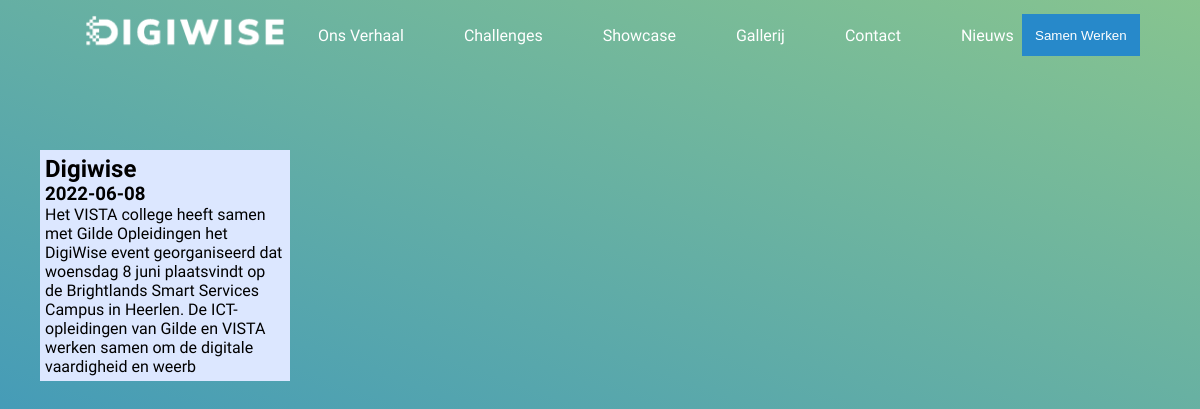
Page /news.php on the committed database.
### tables this page shows
CREATE TABLE `news` (
  `title` varchar(255) NOT NULL,
  `date` date NOT NULL,
  `text` varchar(255) NOT NULL
);

### news.php (the view, shortened to what this page needs)
<?php
   $pdo = connect();
  $stmt = $pdo->query("SELECT * FROM news");
?>
<!DOCTYPE html>
<html lang="en">
<head>
    <link rel="stylesheet" href="css/styles_news.css">
</head>
<body>
<?php
 include 'header.php';
?>
<?php
while ($data = $stmt->fetch())
{
echo "<div class='news'>";
echo "<h2>". $data['title'] ."</h2>";
echo "<h3>". $data['date'] ." </h3>";
echo "<p>". $data['text'] ."</p>";
echo "</div>";
}
?>
</body>
</html>

### header.php (shortened to what this page needs)
<!DOCTYPE html>
<html lang="en">
<head>
</head>
<body>
<header>
   <div class="container">
      <nav class="navbar">
        <a href="index.php"> <img src="images/digiwise.png" alt=""> </a>
         <ul class="nav-menu">
            <li class="nav-item">
               <a href="story.php" class="nav-link">Ons Verhaal</a>
            </li>
            <li class="nav-item">
               <a href="challenges.php" class="nav-link">Challenges</a>
            </li>
            <li class="nav-item">
               <a href="showcase.php" class="nav-link">Showcase</a>
            </li>
            <li class="nav-item">
               <a href="gallery.php" class="nav-link">Gallerij</a>
            </li>
            <li class="nav-item">
               <a href="contact.php" class="nav-link">Contact</a>
            </li>
            <li class="nav-item">
               <a href="news.php" class="nav-link">Nieuws</a>
            </li>
         </ul>
        <button class="contact-btn" style="background: #2789CA; border: none; color: #FFF; padding: 1em;">Samen Werken</button>
      </nav>
   </div>
</header>
</body>
</html>

### css/styles_news.css (style rules this page uses)
* { margin: 0; padding: 0; }
html { height: 100vh; width: 100%; }
body { background: linear-gradient(20deg, rgba(39,137,202,1) 0%, rgba(135,196,143,1) 100%); font-family: 'Nunito Sans', sans-serif; }
.news { color: black; width: 30vh; background-color: rgb(220, 231, 255); padding: 5px; margin-left: 5vh; margin-top: 10vh; float: left; }

### header.php (style rules this page uses)
body { font-family: 'Nunito Sans', sans-serif; }
header { background-color: transparent; }
li { list-style: none; }
a { color: white; text-decoration: none; }
.container { max-width: 1224px; width: 90%; margin: 0 auto; }
.navbar { min-height: 70px; display: flex; justify-content: space-between; align-items: center; }
.navbar img { width: 250px; }
.nav-menu { display: flex; justify-content: space-between; align-items: center; gap: 60px; }
.nav-link { transition: 0.3s ease-out; }

### rows in the picture
news: title "Digiwise", date "2022-06-08", text "Het VISTA college heeft samen met Gilde Opleidingen het DigiWise event georganiseerd dat woensdag 8 juni plaatsvindt op de Brightlands Smart Services Campus in Heerlen. De ICT-opleidingen van Gilde en VISTA werken samen om de digitale vaardigheid en weerb"
